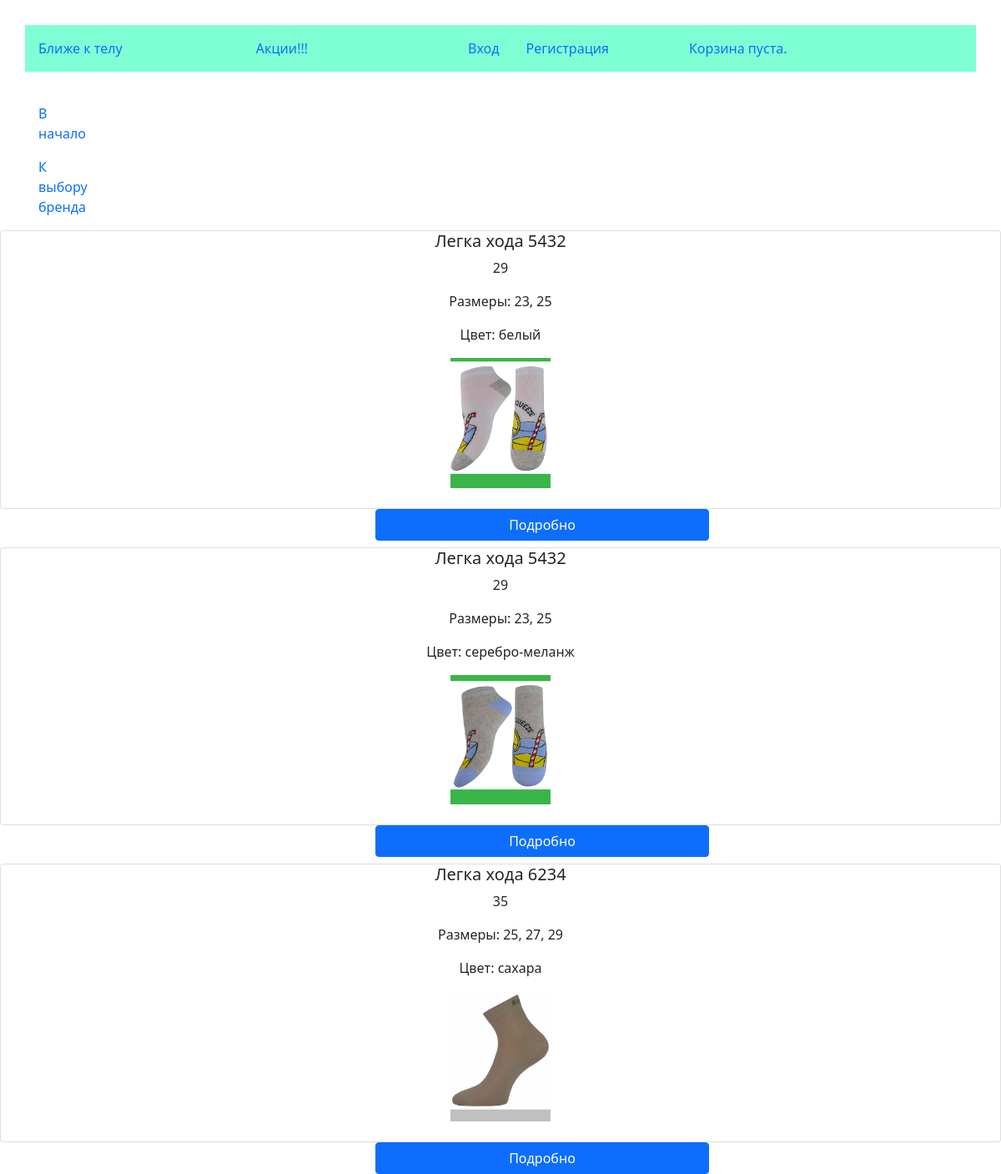
Screenshot of /catalog/brand_list/2/ with the database file from the repository.
### catalog/models.py (models this page shows, shortened)
class Product(models.Model):
    people = models.ManyToManyField(People, help_text='Люди. Для кого товар', verbose_name='Кому товар предназначен')
    category = models.ForeignKey(Category, on_delete=models.CASCADE, help_text='Категория товара',
                                 verbose_name='Категория товара')
    wearlist = models.ForeignKey(WearsList, on_delete=models.CASCADE, help_text='Вид одежды',
                                 verbose_name='Вид одежды', blank=True, null=True)
    socklist = models.ForeignKey(SocksList, on_delete=models.CASCADE, help_text='Вид носков',
                                 verbose_name='Вид носков', blank=True, null=True)
    art = models.ForeignKey(Art, on_delete=models.PROTECT, help_text='Артикул', verbose_name='Артикул', blank=True)
    title = models.CharField(max_length=50, help_text='Наименование', verbose_name='Наименование', blank=True)
    brand = models.ForeignKey(Brand, on_delete=models.PROTECT, help_text='Бренд', verbose_name='Бренд')
    season = models.ManyToManyField(Season, help_text='Наименование сезона',
                                    verbose_name='Наименование сезона')
    price = models.CharField(max_length=10, help_text='Цена', verbose_name='Цена', blank=True)
    size = models.ManyToManyField(Size, help_text='Размер изделия', verbose_name='Размер изделия')
    pic = models.ImageField(upload_to='static/photo/%Y/%m/%d/', db_index=True,
                            verbose_name='Фото', blank=True)
    color = models.ManyToManyField(Color, help_text='Цвет', verbose_name='Цвет')
    components = models.CharField(max_length=250, help_text='Состав изделия', verbose_name='Состав изделия', blank=True)
    description = models.TextField(help_text='Описание товара', verbose_name='Описание товара', blank=True)
    add_product = models.CharField(max_length=20, help_text='Количество товара',
                                   verbose_name='Добавить количество товара',
                                   blank=True, null=True)
    def get_absolute_url(self):
        return reverse('product', kwargs={'product_id': self.pk})

class Brand(models.Model):
    brand = models.CharField(max_length=50, help_text='Бренд', verbose_name='Бренд')
    def __str__(self):
        return self.brand

class Art(models.Model):
    art = models.CharField(max_length=20, help_text='Артикул')
    def __str__(self):
        return self.art

class Size(models.Model):
    size = models.CharField(max_length=20, help_text='Размер', verbose_name='Размер')
    def __str__(self):
        return self.size

class Color(models.Model):
    color = models.CharField(max_length=20, help_text='Цвет', verbose_name='Цвет')
    def __str__(self):
        return self.color

### catalog/views.py (the view)
# urls.py: path('brand_list/<int:brand_id>/', get_brand),
def get_brand(request, brand_id):
    product = Product.objects.all().filter(brand_id=brand_id)
    brands = Brand.objects.all()
    brand = Brand.objects.filter(pk=brand_id)
    context = {'brands': brands, 'brand': brand, 'product': product, }
    return render(request, 'brand_list.html', context=context)

### catalog/cart.py (called while the page is built)
    def __len__(self):
        return sum(item['quantity'] for item in self.cart.values())

### catalog/context_processors.py (called while the page is built)
def cart(request):
    return {'cart':Cart(request)}

### catalog/templates/brand_list.html (shortened to what this page needs)
{% extends 'base.html' %}
{% block content %}
<div class="col-md-4">
    <ul class="list-group" style="margin-left: 30px;margin-right: 1150px; background-color: aquamarine">
        <a class="nav-link" href="/catalogue">В начало</a>
        <a class="nav-link" href="/brand_list">К выбору бренда</a>
    </ul>
</div>
{% for item in product %}
<div class="card text-center mt-2">
    <h5 class="card-title">{{ item.brand }} {{ item.art }}</h5>
    <p class="card-text">{{ item.price }}</p>
    <p class="card-text">Размеры: {{ item.size.all|join:", " }}</p>
    <p class="card-text">Цвет: {{ item.color.all|join:", " }}</p>
    <img src="{{item.pic.url}}" style="align-self:center" width="10%" height="10%" alt="">
    <br>
</div>
<a href="{{ item.get_absolute_url }}" style="margin-left: 450px" class="btn btn-primary col-md-4">Подробно</a>
{% endfor%}
{% endblock %}

### rows the page displays
Product: brand "Легка хода", art "5432", price "29", size.all "23, 25", color.all "белый", pic (picture)
Product: brand "Легка хода", art "5432", price "29", size.all "23, 25", color.all "серебро-меланж", pic (picture)
Product: brand "Легка хода", art "6234", price "35", size.all "25, 27, 29", color.all "сахара", pic (picture)
